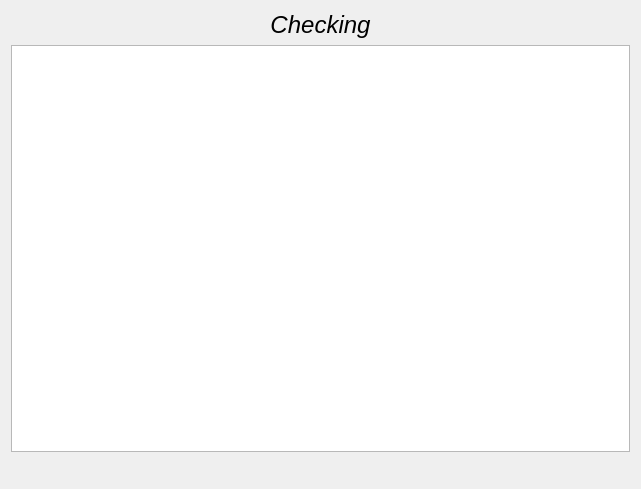
<?xml version="1.0" encoding="UTF-8"?>
<ui version="4.0">
 <class>Form</class>
 <widget class="QWidget" name="Form">
  <property name="geometry">
   <rect>
    <x>0</x>
    <y>0</y>
    <width>641</width>
    <height>489</height>
   </rect>
  </property>
  <property name="windowTitle">
   <string>Form</string>
  </property>
  <layout class="QHBoxLayout" name="horizontalLayout">
   <item>
    <layout class="QVBoxLayout" name="verticalLayout">
     <item>
      <widget class="QLabel" name="label">
       <property name="font">
        <font>
         <pointsize>18</pointsize>
         <italic>true</italic>
         <underline>false</underline>
        </font>
       </property>
       <property name="layoutDirection">
        <enum>Qt::RightToLeft</enum>
       </property>
       <property name="text">
        <string>Checking</string>
       </property>
       <property name="alignment">
        <set>Qt::AlignCenter</set>
       </property>
      </widget>
     </item>
     <item>
      <widget class="QTableView" name="tableView">
       <property name="enabled">
        <bool>true</bool>
       </property>
       <property name="font">
        <font>
         <pointsize>12</pointsize>
        </font>
       </property>
      </widget>
     </item>
     <item>
      <layout class="QHBoxLayout" name="horizontalLayout_2">
       <item>
        <spacer name="horizontalSpacer">
         <property name="orientation">
          <enum>Qt::Horizontal</enum>
         </property>
         <property name="sizeHint" stdset="0">
          <size>
           <width>40</width>
           <height>20</height>
          </size>
         </property>
        </spacer>
       </item>
       <item>
        <widget class="QLabel" name="label_2">
         <property name="font">
          <font>
           <pointsize>12</pointsize>
          </font>
         </property>
         <property name="text">
          <string/>
         </property>
        </widget>
       </item>
       <item>
        <spacer name="horizontalSpacer_2">
         <property name="orientation">
          <enum>Qt::Horizontal</enum>
         </property>
         <property name="sizeHint" stdset="0">
          <size>
           <width>40</width>
           <height>20</height>
          </size>
         </property>
        </spacer>
       </item>
      </layout>
     </item>
    </layout>
   </item>
  </layout>
 </widget>
 <resources/>
 <connections/>
</ui>
